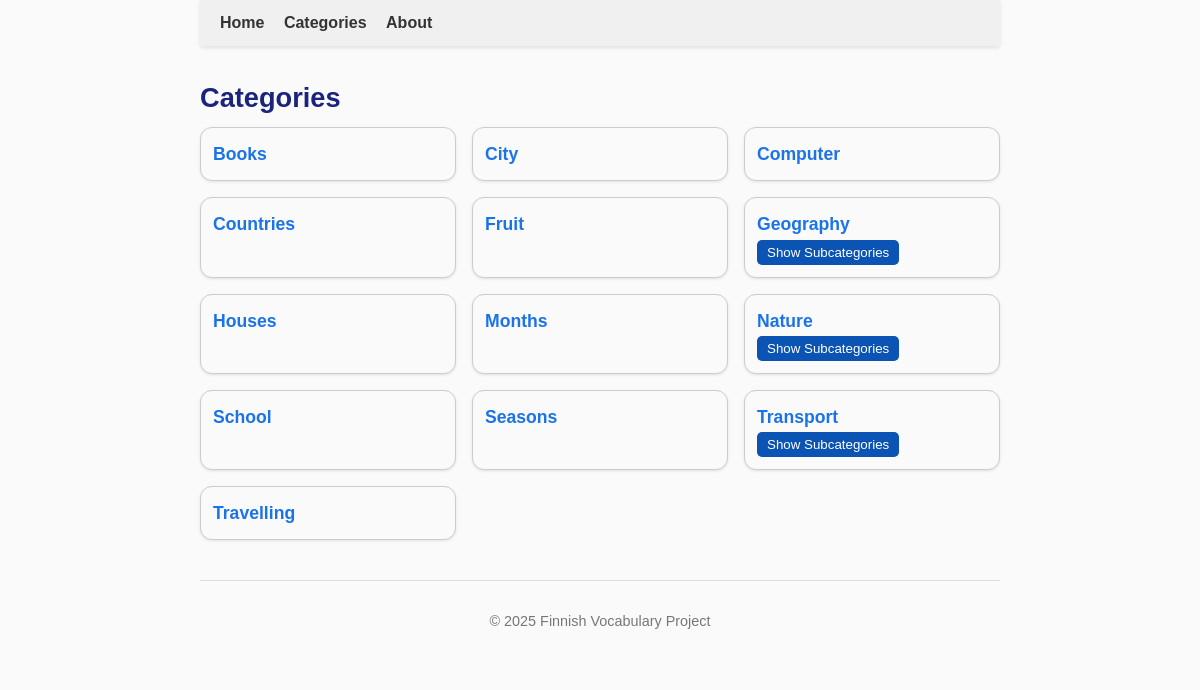
The page /categories on the database its author committed.
### tables this page shows
CREATE TABLE categories (
    id INTEGER PRIMARY KEY,
    name TEXT NOT NULL UNIQUE,
    parent_id INTEGER REFERENCES categories(id)
, description TEXT);

### app.py (the view)
@app.route('/categories')
def categories():
    conn = sqlite3.connect("finnish.db")
    conn.row_factory = sqlite3.Row
    cur = conn.cursor()
    cur.execute("SELECT id, name, parent_id FROM categories ORDER BY name")
    rows = cur.fetchall()
    categories_dict = {}
    for row in rows:
        if row['parent_id']:
            categories_dict.setdefault(row['parent_id'], []).append(row)
        else:
            categories_dict.setdefault(None, []).append(row)
    conn.close()
    return render_template('categories.html', categories=categories_dict)

### templates/categories.html (shortened to what this page needs)
{% extends "base.html" %}
{% block content %}
<h2>Categories</h2>
<div class="category-grid">
{% for cat in categories.get(None, []) %}
    <div class="category-card">
        <a href="{{ url_for('show_category', category_name=cat['name']) }} " class="category-link">
            <span class="title">{{ cat['name'] }}</span>
        </a>
        {% if categories.get(cat['id']) %}
        <div class="subcats-toggle">
            <button class="expand-btn">Show Subcategories</button>
        </div>
    {% endif %}
    </div>
{% endfor %}
</div>
{% endblock %}

### static/style.css (style rules this page uses)
body { font-family: Arial, sans-serif; max-width: 800px; margin: 0 auto; padding: 0 20px 40px 20px; line-height: 1.6; color: #222; background-color: #fafafa; }
h1, h2, h3, h4 { color: #1a237e; margin-bottom: 0.3em; }
h2 { font-size: 1.7em; }
a { text-decoration: none; color: #1a73e8; transition: color 0.2s; }
button { border: none; border-radius: 6px; cursor: pointer; transition: background-color 0.2s; }
.category-grid, .subcategories-grid { display: grid; grid-template-columns: repeat(auto-fill, minmax(220px, 1fr)); gap: 16px; }
.category-card, .subcategory-item { border: 1px solid #ccc; padding: 12px; border-radius: 12px; background: #fafafa; box-shadow: 0 1px 3px rgba(0,0,0,0.1); }
.category-card .title { font-weight: bold; font-size: 1.1em; }
.subcats-toggle button { background-color: #0b54b3; color: white; padding: 5px 10px; border-radius: 5px; cursor: pointer; }

### rows shown on the page
categories: name "Books"
categories: name "City"
categories: name "Computer"
categories: name "Countries"
categories: name "Fruit"
categories: name "Geography"
categories: name "Houses"
categories: name "Months"
categories: name "Nature"
categories: name "School"
categories: name "Seasons"
categories: name "Transport"
categories: name "Travelling"
